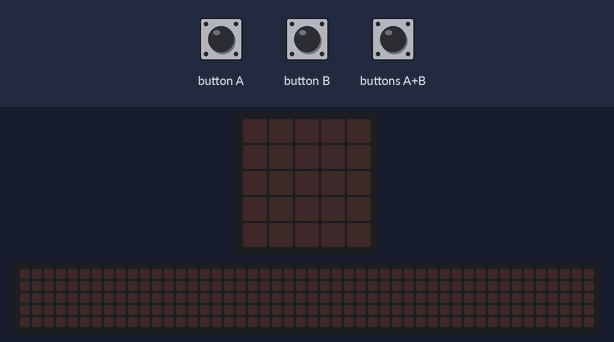
A program run on a simulated BBC micro:bit (MakeCode). Shown: the board's 5×5 LED display, a strip that is not on the board, showing the scrolling text unrolled. The inputs (shaded band) are chosen by the test bench. Random numbers come from a fixed seed; the 48×5 strip is a reading aid, not a part: it shows the text the display is scrolling, unrolled, one strip-width of it at a time.

Above: at 1.2 s.
1.3 s: buttons A+B pressed for 0.15 s
At 3.92 s:
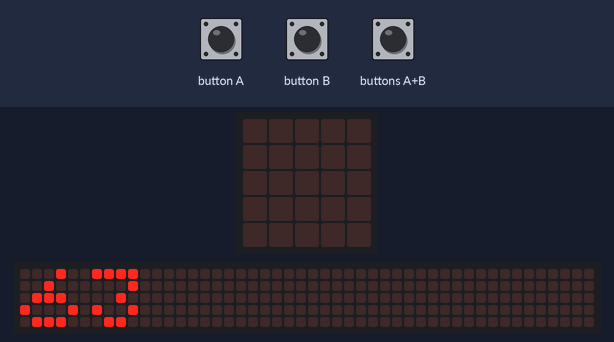
4.3 s: button A pressed for 0.15 s
At 5.2 s:
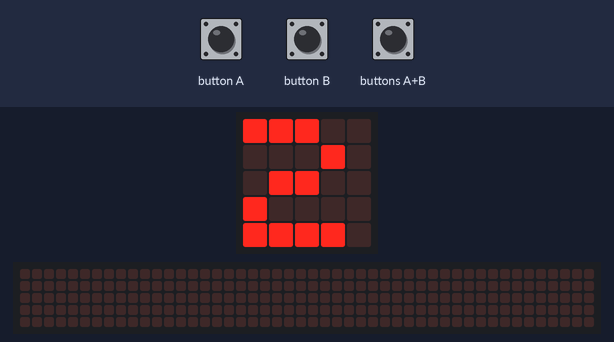
5.9 s: button B pressed for 0.15 s
At 6.4 s:
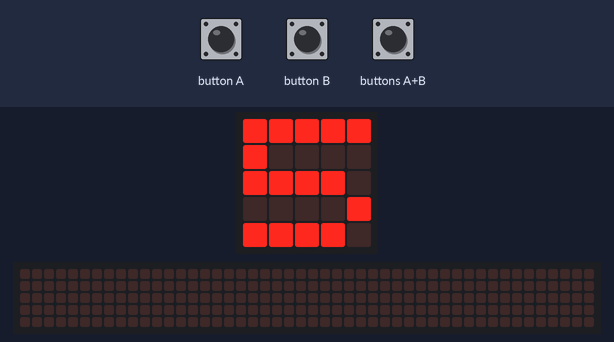
7.5 s: buttons A+B pressed for 1 s
At 8.57 s:
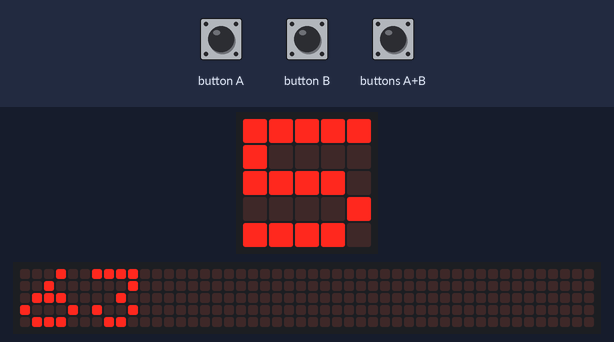
10.5 s: button A pressed for 0.15 s
At 12.1 s:
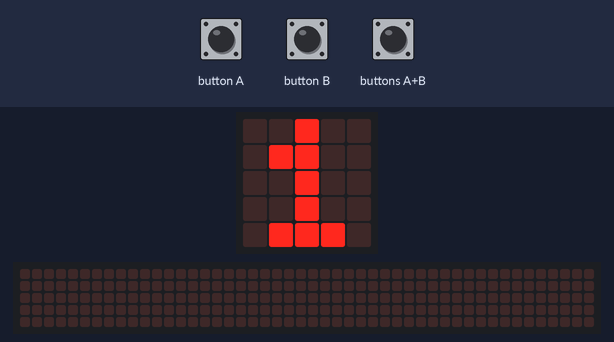
12.7 s: button B pressed for 0.15 s
At 14.0 s:
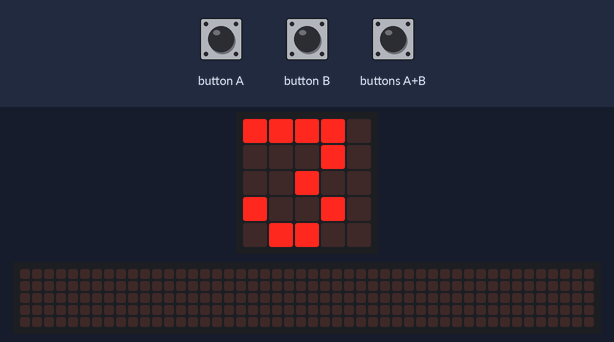
Timing chart, 0 to 15.3 s (numbered marks = the images above; inputs shaded):
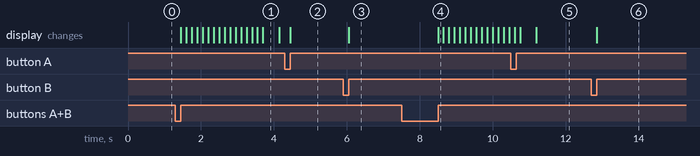

Measured:
- after the input at 1.3 s, the display: changes after 0.15 s (image 1)
- after the input at 4.3 s, the display: changes after 0.15 s (image 2)
- after the input at 5.9 s, the display: changes after 0.15 s (image 3)
- after the input at 7.5 s, the display: changes after 1.0 s (image 4)
- after the input at 12.7 s, the display: changes after 0.15 s (image 6)
- what the display in image 1 shows lasts 0.5 s, from 3.7 s to 4.2 s

The program:

main.ts
```typescript
input.onGesture(Gesture.Shake, function () {
    basic.showNumber(randint(1, 10))
})
input.onButtonPressed(Button.AB, function () {
    basic.showNumber(7 * 9)
})
input.onButtonPressed(Button.A, function () {
    basic.showNumber(randint(1, 6))
})
input.onButtonPressed(Button.B, function () {
    basic.showNumber(randint(1, 6))
})
```

test.ts
```typescript
// οι δοκιμές πηγαίνουν εδώ, δεν θα γίνει εκτέλεση όταν αυτό το πακέτο χρησιμοποιηθεί ως επέκταση.
```
